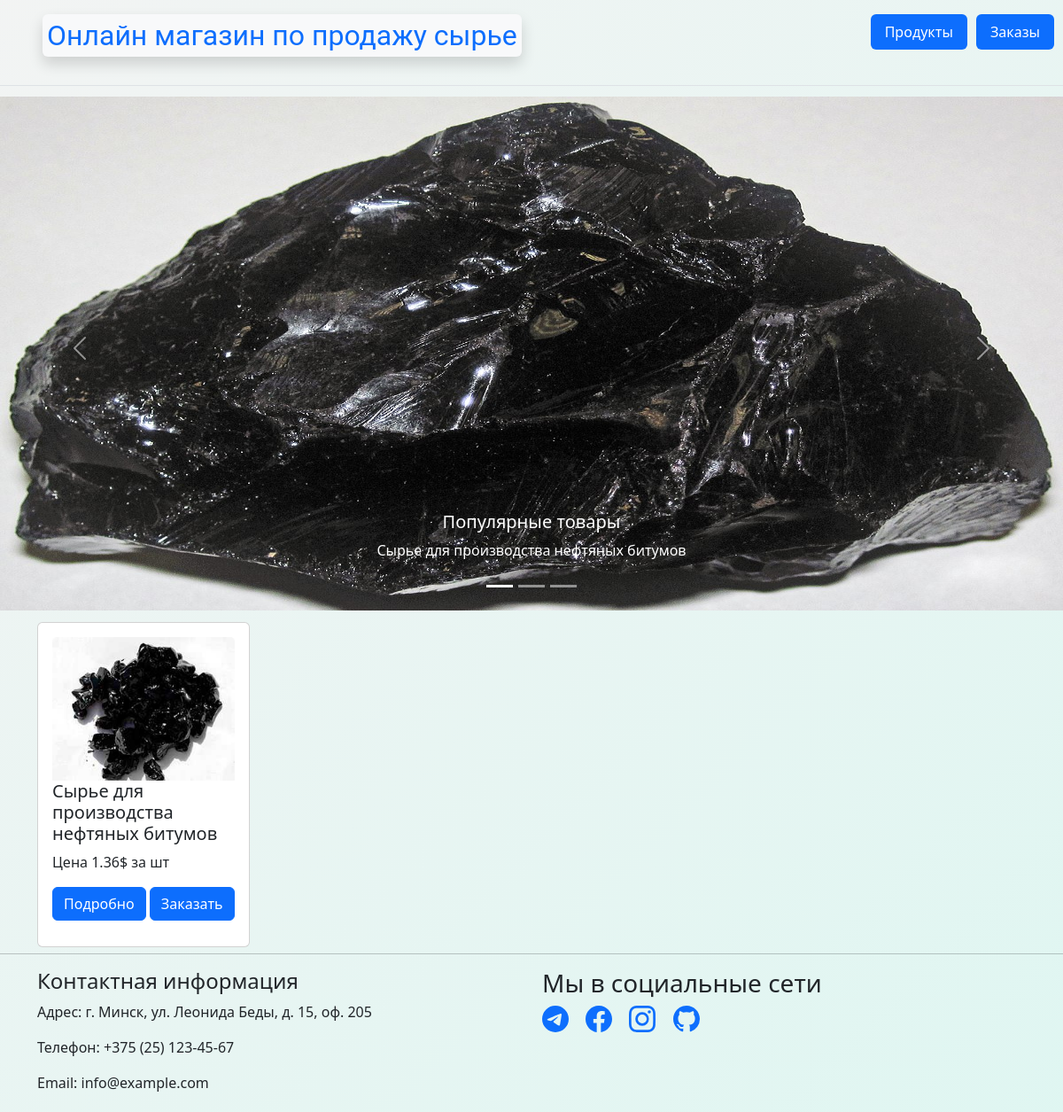
The page /products on the database as committed earlier.
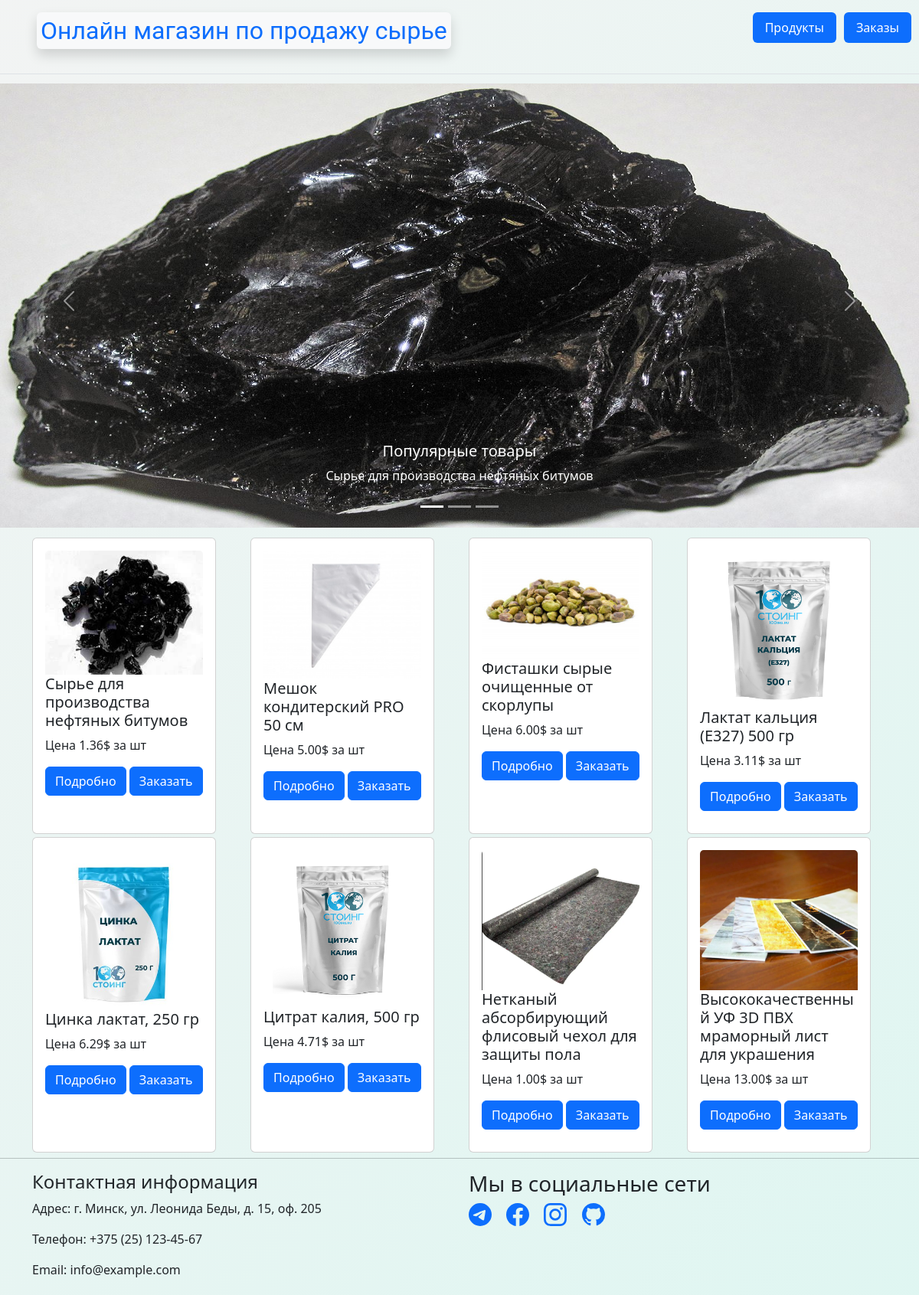
The same page on the database as committed later.
### app/models.py (models this page shows, shortened)
class Product(models.Model):
    name = models.CharField(max_length=255)
    description = models.TextField()
    price = models.DecimalField(max_digits=10, decimal_places=2)
    quantity = models.PositiveIntegerField()
    product_image = models.ImageField()
    class Meta:
        verbose_name = 'Продукт'
        verbose_name_plural = 'Продукты'

### app/views.py (the view)
# urls.py: path('products', views.product_list, name='product_list'),
def product_list(request):
    products = Product.objects.all()
    context = {'products': products}
    return render(request, 'app/product_list.html', context)

### app/templates/app/product_list.html
{%extends './index.html'%}
{%load static%}
{% block main %}
<div class="container">
     <div class="row">
    {%for product in products%}
        <div class="col-md-3 mb-1">
            <div class="card h-100" style="width: 15rem; margin-top: 5%;">
                <div class="card-body" >
                                    <img src="{{ product.product_image.url }}" class="card-img-top" alt="...">
                    <h5 class="card-title">{{ product.name }}</h5>
                    <p class="card-text">Цена {{product.price}}$ за шт</p>
                    <a href="{% url 'app:product_detail' product.id %}" class="btn btn-primary">Подробно</a>
                    <a href="{% url 'app:create_order' %}" class="btn btn-primary">Заказать</a>
                </div>
            </div>
        </div>
    {%endfor%}
     </div>
</div>
{% endblock %}

### app/templates/app/index.html (shortened to what this page needs)
<!doctype html>
{%load static%}
<html lang="en">
<head>
    <link href="https://cdn.jsdelivr.net/npm/bootstrap@5.3.0-alpha2/dist/css/bootstrap.min.css" rel="stylesheet"
>
    <link rel="stylesheet" href="{% static 'app/css/main.css' %}">
    <link rel="stylesheet"
          href="https://cdn.jsdelivr.net/npm/@fortawesome/fontawesome-free@6.2.1/css/fontawesome.min.css"
>
    <link href="https://fonts.cdnfonts.com/css/russian" rel="stylesheet">
</head>
<body style="background: linear-gradient(135deg, rgba(130, 145, 140, 0.1), rgba(150, 225, 210, 0.3))">
<header class="d-flex flex-wrap content-left py-3 mb border-bottom">
    <a href="/" class="d-flex align-items-center mb-3 mb-md-0 me-md-auto link-body-emphasis text-decoration-none">
        <svg class="bi me-2" width="40" height="32">
            <use xlink:href="#bootstrap"/>
        </svg>
        <span class="shadow bg-light text-primary mb-3 rounded fs-2"
              style="font-family: 'Roboto',serif; padding-left: 5px; padding-right: 5px;">Онлайн магазин по продажу сырье </span>
    </a>
    <ul class="nav nav-pills">
        <li class="nav-item" style="margin-right: 10px"><a href="{%url 'app:product_list' %}" class="nav-link active"
                                                           aria-current="page">Продукты</a></li>
        <li class="nav-item" style="margin-right: 10px"><a href="{% url 'app:order_list' %}" class="nav-link active">Заказы</a>
        </li>
    </ul>
</header>
<div id="carouselExampleCaptions" class="carousel slide">
    <div class="carousel-indicators">
        <button type="button" data-bs-target="#carouselExampleCaptions" data-bs-slide-to="0" class="active"
                aria-current="true" aria-label="Slide 1"></button>
        <button type="button" data-bs-target="#carouselExampleCaptions" data-bs-slide-to="1"
                aria-label="Slide 2"></button>
        <button type="button" data-bs-target="#carouselExampleCaptions" data-bs-slide-to="2"
                aria-label="Slide 3"></button>
    </div>
    <div class="carousel-inner">
        <div class="carousel-item active">
            <img src="{%static 'app/img/forNeft.jpg' %}" class="carousel-img" alt="...">
            <div class="carousel-caption d-none d-md-block">
                <h5>Популярные товары</h5>
                <p>Сырье для производства нефтяных битумов</p>
            </div>
        </div>
    </div>
    <button class="carousel-control-prev" type="button" data-bs-target="#carouselExampleCaptions" data-bs-slide="prev">
        <span class="carousel-control-prev-icon" aria-hidden="true"></span>
    </button>
    <button class="carousel-control-next" type="button" data-bs-target="#carouselExampleCaptions" data-bs-slide="next">
        <span class="carousel-control-next-icon" aria-hidden="true"></span>
    </button>
</div>
{%block main%}{%endblock%}
<footer>
    <hr>
    <div class="container" style="margin-bottom: 5px;">
        <div class="row">
            <div class="col-md-6">
                <h4>Контактная информация</h4>
                <p>Адрес: г. Минск, ул. Леонида Беды, д. 15, оф. 205</p>
                <p>Телефон: +375 (25) 123-45-67</p>
                <p>Email: info@example.com</p>
            </div>
            <div class="col-md-6">
                <h3>Мы в социальные сети</h3>
                <a href="#" style="text-decoration: none; margin-right: 15px">
                </a>
                <a href="#" style="text-decoration: none; margin-right: 15px">
                </a>
                <a href="#" style="text-decoration: none; margin-right: 15px">
                </a>
                <a href="#" style="text-decoration: none; margin-right: 15px">
                </a>
            </div>
        </div>
    </div>
</footer>
</body>
</html>

### static/app/css/main.css (style rules this page uses)
.carousel-img { margin-top: 1%; width: 100%; height: 580px; }

Rows that differ between the two databases and show on the page:
added Product: product_image (picture), name "Мешок кондитерский PRO 50 см", price "5.00"
added Product: product_image (picture), name "Фисташки сырые очищенные от скорлупы", price "6.00"
added Product: product_image (picture), name "Лактат кальция (Е327) 500 гр", price "3.11"
added Product: product_image (picture), name "Цинка лактат, 250 гр", price "6.29"
added Product: product_image (picture), name "Цитрат калия, 500 гр", price "4.71"
added Product: product_image (picture), name "Нетканый абсорбирующий флисовый чехол для защиты пола", price "1.00"
added Product: product_image (picture), name "Высококачественный УФ 3D ПВХ мраморный лист для украшения", price "13.00"
